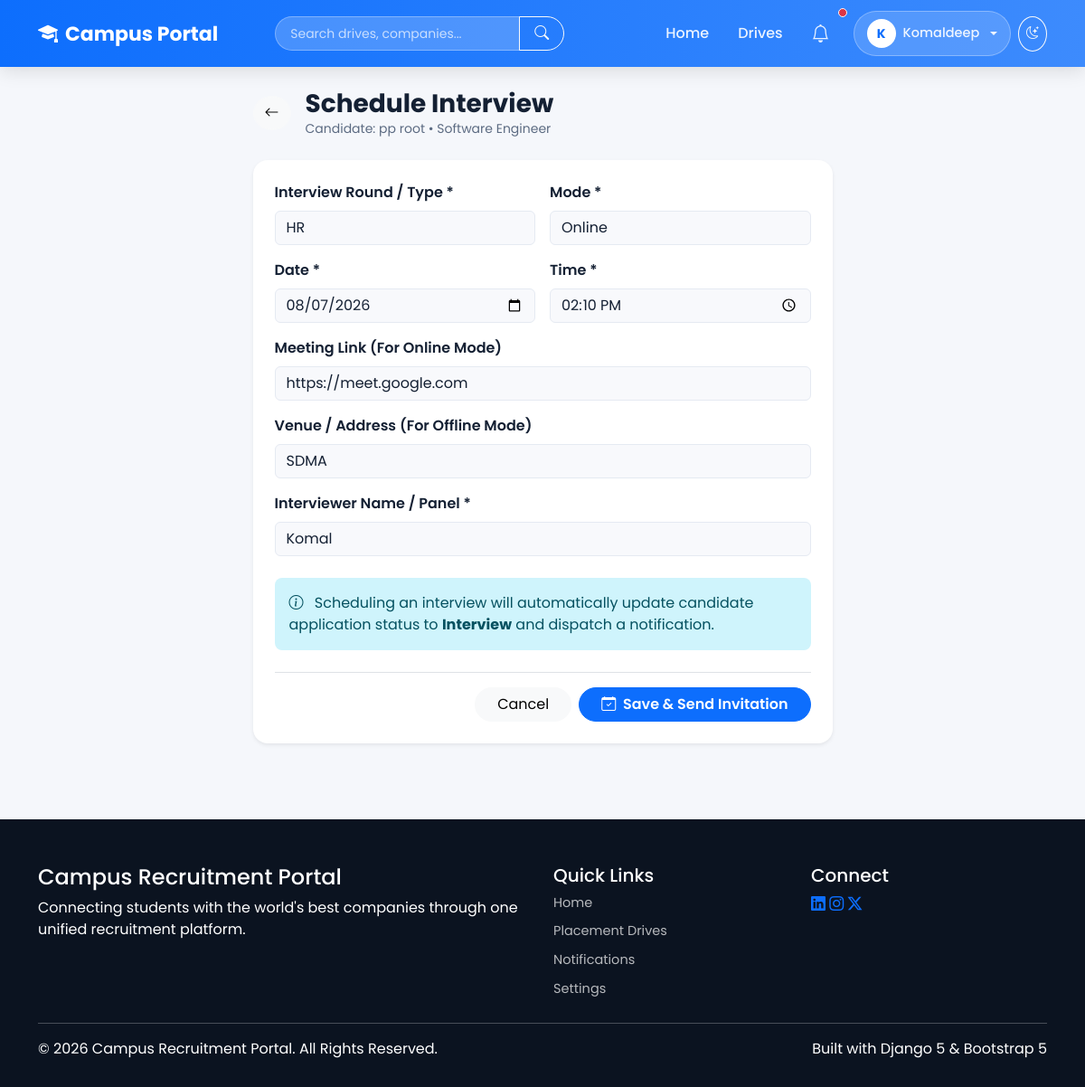
/recruiter/applicants/1/schedule-interview/ (signed in), run on the app's committed database.
### accounts/models.py (models this page shows, shortened)
class CustomUser(AbstractUser):
    ROLE_CHOICES = [
        ("student", "Student"),
        ("recruiter", "Recruiter"),
        ("placement_officer", "Placement Officer"),
    ]
    email = models.EmailField(unique=True)
    phone_number = models.CharField(
        max_length=15,
        blank=True
    )
    role = models.CharField(
        max_length=25,
        choices=ROLE_CHOICES,
        default="student",
    )
    objects = CustomUserManager()
    USERNAME_FIELD = "email"
    REQUIRED_FIELDS = ["username"]

### placement/models.py (models this page shows, shortened)
class Application(models.Model):
    STATUS = (
        ("Applied", "Applied"),
        ("Shortlisted", "Shortlisted"),
        ("Interview", "Interview"),
        ("Selected", "Selected"),
        ("Rejected", "Rejected"),
    )
    student = models.ForeignKey(
        StudentProfile,
        on_delete=models.CASCADE
    )
    drive = models.ForeignKey(
        PlacementDrive,
        on_delete=models.CASCADE
    )
    applied_on = models.DateTimeField(auto_now_add=True)
    status = models.CharField(
        max_length=20,
        choices=STATUS,
        default="Applied"
    )
    class Meta:
        unique_together = ("student", "drive")

class PlacementDrive(models.Model):
    company = models.ForeignKey(
        Company,
        on_delete=models.CASCADE,
        related_name="drives"
    )
    job_role = models.CharField(max_length=150)
    package = models.DecimalField(
        max_digits=8,
        decimal_places=2
    )
    location = models.CharField(max_length=100)
    eligibility_cgpa = models.DecimalField(
        max_digits=4,
        decimal_places=2
    )
    description = models.TextField()
    deadline = models.DateField()
    created_by = models.ForeignKey(
        PlacementOfficerProfile,
        on_delete=models.SET_NULL,
        null=True,
        blank=True
    )
    recruiter = models.ForeignKey(
        "recruiters.RecruiterProfile",
        on_delete=models.SET_NULL,
        null=True,
        blank=True,
        related_name="created_drives"
    )
    created_at = models.DateTimeField(default=timezone.now)
    is_active = models.BooleanField(default=True)

### students/models.py (models this page shows, shortened)
class StudentProfile(models.Model):
    user = models.OneToOneField(
        CustomUser,
        on_delete=models.CASCADE
    )
    registration_number = models.CharField(
        max_length=20,
        unique=True
    )
    resume = models.FileField(
        upload_to="resumes/",
        blank=True,
        null=True
    )
    department = models.CharField(max_length=100)
    batch = models.IntegerField()
    cgpa = models.DecimalField(
        max_digits=4,
        decimal_places=2
    )
    skills = models.TextField(blank=True, help_text="Comma separated skills")
    projects = models.TextField(blank=True)
    certifications = models.TextField(blank=True)
    bio = models.TextField(blank=True)

### interviews/models.py (models this page shows, shortened)
class Interview(models.Model):
    INTERVIEW_TYPES = [
        ("Technical", "Technical"),
        ("HR", "HR"),
        ("Managerial", "Managerial"),
    ]
    application = models.OneToOneField(
        Application,
        on_delete=models.CASCADE
    )
    interview_type = models.CharField(
        max_length=20,
        choices=INTERVIEW_TYPES
    )
    interview_date = models.DateField()
    interview_time = models.TimeField()
    mode = models.CharField(
        max_length=20,
        choices=[
            ("Online", "Online"),
            ("Offline", "Offline"),
        ]
    )
    meeting_link = models.URLField(
        blank=True,
        null=True
    )
    venue = models.CharField(
        max_length=255,
        blank=True
    )
    interviewer = models.CharField(
        max_length=100
    )

### recruiters/views.py (the view)
# urls.py: path("applicants/<int:application_id>/schedule-interview/", views.schedule_interview, name="recruiter_schedule_interview"),
@login_required
def schedule_interview(request, application_id):
    recruiter = _get_recruiter_profile(request.user)
    application = get_object_or_404(Application, id=application_id, drive__recruiter=recruiter)
    interview = getattr(application, "interview", None)
    if request.method == "POST":
        form = InterviewScheduleForm(request.POST, instance=interview)
        if form.is_valid():
            interview_obj = form.save(commit=False)
            interview_obj.application = application
            interview_obj.save()
            application.status = "Interview"
            application.save()
            notify_user(
                user=application.student.user,
                title="Interview Scheduled! 📅",
                message=f"Your interview for {application.drive.job_role} at {application.drive.company.name} has been scheduled for {interview_obj.interview_date} at {interview_obj.interview_time}.",
                notification_type="info",
                link="/student/interviews/"
            )
            messages.success(request, f"Interview scheduled for {application.student.user.get_full_name()}!")
            return redirect("recruiter_drive_applicants", drive_id=application.drive.id)
    else:
        form = InterviewScheduleForm(instance=interview)
    return render(
        request,
        "recruiters/schedule_interview.html",
        {"form": form, "application": application, "interview": interview}
    )

### templates/recruiters/schedule_interview.html (shortened to what this page needs)
{% extends "base.html" %}
{% block content %}
<div class="container py-4">
    <div class="row justify-content-center">
        <div class="col-lg-7">
            <div class="d-flex align-items-center mb-4">
                <a href="{% url 'recruiter_drive_applicants' application.drive.id %}" class="btn btn-light rounded-circle me-3">
                    <i class="bi bi-arrow-left"></i>
                </a>
                <div>
                    <h3 class="fw-bold mb-0">Schedule Interview</h3>
                    <p class="text-muted small mb-0">Candidate: {{ application.student.user.get_full_name }} • {{ application.drive.job_role }}</p>
                </div>
            </div>
            <div class="card border-0 shadow-sm rounded-4 p-4 bg-white">
                <form method="POST">
                    <div class="row g-3">
                        <div class="col-md-6">
                            <label class="form-label fw-semibold">Interview Round / Type *</label>
                            {{ form.interview_type }}
                        </div>
                        <div class="col-md-6">
                            <label class="form-label fw-semibold">Mode *</label>
                            {{ form.mode }}
                        </div>
                        <div class="col-md-6">
                            <label class="form-label fw-semibold">Date *</label>
                            {{ form.interview_date }}
                        </div>
                        <div class="col-md-6">
                            <label class="form-label fw-semibold">Time *</label>
                            {{ form.interview_time }}
                        </div>
                        <div class="col-12">
                            <label class="form-label fw-semibold">Meeting Link (For Online Mode)</label>
                            {{ form.meeting_link }}
                        </div>
                        <div class="col-12">
                            <label class="form-label fw-semibold">Venue / Address (For Offline Mode)</label>
                            {{ form.venue }}
                        </div>
                        <div class="col-12">
                            <label class="form-label fw-semibold">Interviewer Name / Panel *</label>
                            {{ form.interviewer }}
                        </div>
                    </div>
                    <div class="alert alert-info border-0 rounded-3 mt-4 mb-0">
                        <i class="bi bi-info-circle me-2"></i>
                        Scheduling an interview will automatically update candidate application status to <strong>Interview</strong> and dispatch a notification.
                    </div>
                    <div class="d-flex justify-content-end gap-2 mt-4 pt-3 border-top">
                        <a href="{% url 'recruiter_drive_applicants' application.drive.id %}" class="btn btn-light rounded-pill px-4">Cancel</a>
                        <button type="submit" class="btn btn-primary rounded-pill px-4 fw-semibold">
                            <i class="bi bi-calendar-check me-1"></i> Save & Send Invitation
                        </button>
                    </div>
                </form>
            </div>
        </div>
    </div>
</div>
{% endblock %}

### templates/base.html (shortened to what this page needs)
<!DOCTYPE html>
<html lang="en">
<head>
<link href="https://cdn.jsdelivr.net/npm/bootstrap@5.3.3/dist/css/bootstrap.min.css" rel="stylesheet">
<link rel="stylesheet" href="https://cdn.jsdelivr.net/npm/bootstrap-icons@1.11.3/font/bootstrap-icons.min.css">
</head>
<body>
<nav class="navbar navbar-expand-lg sticky-top">
<div class="container">
    <a class="navbar-brand" href="/"><i class="bi bi-mortarboard-fill"></i> Campus Portal</a>
    <div class="collapse navbar-collapse" id="nav">
        <form action="{% url 'global_search' %}" method="GET" class="d-flex mx-auto my-2 my-lg-0" style="max-width: 320px; width: 100%;">
            <div class="input-group">
                <input type="text" name="q" class="form-control nav-search-input" placeholder="Search drives, companies..." value="{{ request.GET.q }}">
                <button class="btn btn-outline-light rounded-end-pill px-3" type="submit"><i class="bi bi-search"></i></button>
            </div>
        </form>
        <ul class="navbar-nav ms-auto align-items-lg-center">
            <li class="nav-item">
                <a class="nav-link {% if request.resolver_match.url_name == 'home' %}active{% endif %}" href="/">Home</a>
            </li>
            <li class="nav-item">
                <a class="nav-link" href="{% url 'placement_drives' %}">Drives</a>
            </li>
            {% if user.is_authenticated %}
                <li class="nav-item me-2">
                    <a class="nav-link position-relative" href="{% url 'notifications_list' %}" title="Notifications">
                        <i class="bi bi-bell fs-5"></i>
                        {% if user.notifications.filter.is_read.count > 0 or user.notifications.count > 0 %}
                            <span class="position-absolute top-0 start-100 translate-middle p-1 bg-danger border border-light rounded-circle"></span>
                        {% endif %}
                    </a>
                </li>
                <li class="nav-item dropdown">
                    <a class="nav-link user-menu-toggle dropdown-toggle" href="#" role="button" data-bs-toggle="dropdown">
                        <span class="user-avatar-circle">{{ user.first_name|default:user.username|first|upper }}</span>
                        <span>{{ user.first_name|default:user.username }}</span>
                    </a>
                </li>
            {% endif %}
            <li class="nav-item ms-lg-2 mt-2 mt-lg-0">
                <button onclick="toggleTheme()" class="btn btn-sm btn-outline-light rounded-circle p-2" id="themeToggleBtn" title="Toggle Theme" aria-label="Toggle theme">
                    <i class="bi bi-moon-stars"></i>
                </button>
            </li>
        </ul>
    </div>
</div>
</nav>
<main>
{% block content %}
{% endblock %}
</main>
<footer>
<div class="container">
    <div class="row">
        <div class="col-md-6 mb-4 mb-md-0">
            <h4>Campus Recruitment Portal</h4>
            <p>Connecting students with the world's best companies through one unified recruitment platform.</p>
        </div>
        <div class="col-md-3 mb-4 mb-md-0">
            <h5>Quick Links</h5>
            <a href="/" class="footer-link">Home</a>
            <a href="{% url 'placement_drives' %}" class="footer-link">Placement Drives</a>
            <a href="{% url 'notifications_list' %}" class="footer-link">Notifications</a>
            <a href="{% url 'user_settings' %}" class="footer-link">Settings</a>
        </div>
        <div class="col-md-3">
            <h5>Connect</h5>
            <div>
                <a href="#" class="social-icon"><i class="bi bi-linkedin"></i></a>
                <a href="#" class="social-icon"><i class="bi bi-instagram"></i></a>
                <a href="#" class="social-icon"><i class="bi bi-twitter-x"></i></a>
            </div>
        </div>
    </div>
    <hr>
    <div class="d-flex flex-column flex-md-row justify-content-between align-items-center">
        <p class="footer-bottom mb-0">© 2026 Campus Recruitment Portal. All Rights Reserved.</p>
        <p class="footer-bottom mb-0">Built with Django 5 & Bootstrap 5</p>
    </div>
</div>
</footer>
</body>
</html>

### data on the page
CustomUser: first_name|first "K", first_name "Komaldeep"
Application: student.user.get_full_name "pp root", drive.job_role "Software Engineer"
Interview: interview_type "HR", mode "Online", interview_date "08/07/2026", interview_time "14:10:00", meeting_link "https://meet.google.com", venue "SDMA", interviewer "Komal"
